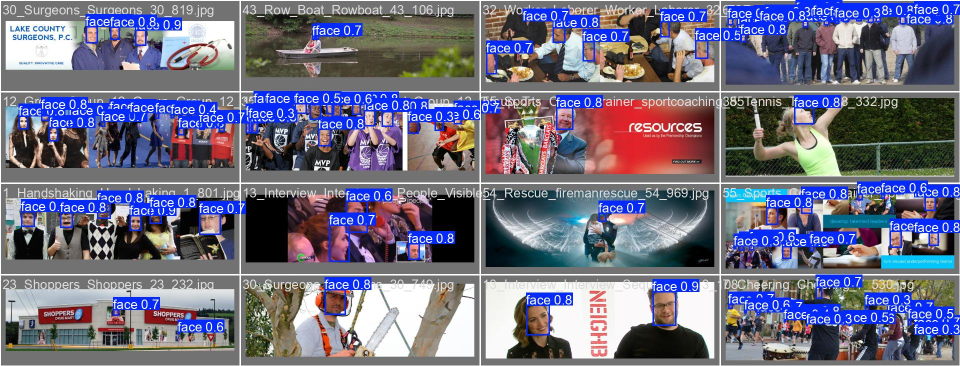
#> input picture experiments/detection/validate/val-wider300e+300e-unisets_on_alldatasets (BASE + FINETUNED)/val_batch0_pred.jpg, 1920 x 732 px (shown at 1/2 size)
$ python -i yunet_detector.py   (imports and definitions only)
#> lines starting #> are read from the running program, lines starting #| are printed output that depends on the picture
"""
YuNet Face Detector
Simple, effective face detection using OpenCV's YuNet model
Based on the Face-AntiSpoofing prototype implementation
"""

import cv2
import numpy as np
import os
import logging
from typing import List, Dict, Tuple, Optional

logger = logging.getLogger(__name__)

class YuNet:
    def __init__(self,
                 model_path: str = None,
                 input_size: tuple = (320, 320),
                 conf_threshold: float = 0.6,
        nms_threshold: float = 0.3,
        top_k: int = 5000,
                 bbox_expansion: float = 0.3):
        """
        Initialize YuNet face detector

        Args:
            model_path: Path to the ONNX model file
            input_size: Input size (width, height) for the model
            conf_threshold: Confidence threshold for face detection
            nms_threshold: Non-maximum suppression threshold
            top_k: Maximum number of faces to detect
            bbox_expansion: Expansion factor for bounding boxes
        """
        self.model_path = model_path
        self.input_size = input_size
        self.conf_threshold = conf_threshold
        self.nms_threshold = nms_threshold
        self.top_k = top_k
        self.bbox_expansion = bbox_expansion
        self.detector = None

        if model_path and os.path.isfile(model_path):
            self._init_detector()

    # [15 lines left out: function _init_detector, not called in this run]

    def detect_faces(self, image: np.ndarray) -> List[dict]:
        """
        Detect faces in image
        CRITICAL: Processes RGB image (Face-AntiSpoofing compatibility)

        Args:
            image: Input image (RGB format - already converted from BGR)

        Returns:
            List of face detection dictionaries with bbox, confidence, and landmarks
        """
        if not self.detector:
            return []

        orig_height, orig_width = image.shape[:2]

        image_bgr = cv2.cvtColor(image, cv2.COLOR_RGB2BGR)

        resized_img = cv2.resize(image_bgr, self.input_size)

        _, faces = self.detector.detect(resized_img)

        if faces is None or len(faces) == 0:
            return []

        # Convert detections to our format
        detections = []
        for face in faces:
            if face[4] >= self.conf_threshold:  # confidence check
                # YuNet returns [x, y, w, h, confidence, 10_landmarks]
                x, y, w, h, conf = face[:5]

                # Scale coordinates from resized image back to original image
                scale_x = orig_width / self.input_size[0]
                scale_y = orig_height / self.input_size[1]

                x1_orig = int(x * scale_x)
                y1_orig = int(y * scale_y)
                x2_orig = int((x + w) * scale_x)
                y2_orig = int((y + h) * scale_y)

                x1_orig = max(0, x1_orig)
                y1_orig = max(0, y1_orig)
                x2_orig = min(orig_width, x2_orig)
                y2_orig = min(orig_height, y2_orig)

                face_width_orig = x2_orig - x1_orig
                face_height_orig = y2_orig - y1_orig

                if face_width_orig < 50 or face_height_orig < 50:
                    continue

                bbox_expansion = self.bbox_expansion

                x1_expanded = int((x - w * bbox_expansion) * scale_x)
                y1_expanded = int((y - h * bbox_expansion) * scale_y)
                x2_expanded = int((x + w + w * bbox_expansion) * scale_x)
                y2_expanded = int((y + h + h * bbox_expansion) * scale_y)

                x1_expanded = max(0, x1_expanded)
                y1_expanded = max(0, y1_expanded)
                x2_expanded = min(orig_width, x2_expanded)
                y2_expanded = min(orig_height, y2_expanded)

                landmarks = []
                if len(face) > 5:
                    landmarks = face[5:15]
                    scaled_landmarks = []
                    for i in range(0, len(landmarks), 2):
                        lx = float(landmarks[i] * scale_x)
                        ly = float(landmarks[i+1] * scale_y)
                        scaled_landmarks.extend([lx, ly])
                    landmarks = scaled_landmarks

                normalized_conf = float(conf)
                if normalized_conf > 1.0:
                    normalized_conf = min(1.0, normalized_conf / 3.0)

                detection = {
                    'bbox': {
                        'x': x1_expanded,
                        'y': y1_expanded,
                        'width': x2_expanded - x1_expanded,
                        'height': y2_expanded - y1_expanded
                    },
                    'bbox_original': {
                        'x': x1_orig,
                        'y': y1_orig,
                        'width': face_width_orig,
                        'height': face_height_orig
                    },
                    'confidence': normalized_conf,
                    'landmarks': landmarks
                }
                detections.append(detection)

        return detections

    # [23 lines left out: functions set_input_size, set_score_threshold, set_nms_threshold, set_top_k, not called in this run]

    def set_confidence_threshold(self, threshold):
        """Update confidence threshold (alias for set_score_threshold)"""
        self.set_score_threshold(threshold)

    # [13 lines left out: function get_model_info, not called in this run]

    def detect_and_correct_rotation(self, img: np.ndarray) -> Tuple[np.ndarray, float]:
        """Detect if image is rotated and return corrected image with rotation info - optimized"""
        # First try without rotation
        faces = self.detect_faces(img)
        if len(faces) > 0:
            return img, 0  # No rotation needed

        # If no faces detected, try common rotations in order of likelihood
        # Most common rotations first: 90, 270 (portrait), then 180 (upside down)
        best_angle = 0
        best_face_count = 0
        best_img = img.copy()

        # Test rotations in order of likelihood: 90, 270, 180
        for angle in [90, 270, 180]:
            # Rotate image
            h, w = img.shape[:2]
            center = (w // 2, h // 2)
            rotation_matrix = cv2.getRotationMatrix2D(center, angle, 1.0)
            test_img = cv2.warpAffine(img, rotation_matrix, (w, h))

            # Quick face detection test
            test_faces = self.detect_faces(test_img)
            face_count = len(test_faces)

            if face_count > best_face_count:
                best_face_count = face_count
                best_angle = angle
                best_img = test_img

                # Early exit if we find faces - no need to test remaining rotations
                if face_count > 0:
                    break

        return best_img, best_angle

    # [105 lines left out: functions multi_scale_detection, _apply_improved_nms, detect_faces_with_corrections, not called in this run]

>>> import cv2
>>> picture = cv2.cvtColor(cv2.imread('../../experiments/detection/validate/val-wider300e+300e-unisets_on_alldatasets (BASE + FINETUNED)/val_batch0_pred.jpg'), cv2.COLOR_BGR2RGB)
>>> result = YuNet().detect_and_correct_rotation(picture)
#> in detect_and_correct_rotation, `faces = self.detect_faces(img)`: faces = []
#> the loop in detect_and_correct_rotation, `for angle in [90, 270, 180]:` made 3 passes
#> pass 1, in detect_and_correct_rotation, `test_img = cv2.warpAffine(img, rotation_matrix, (w, h))`:
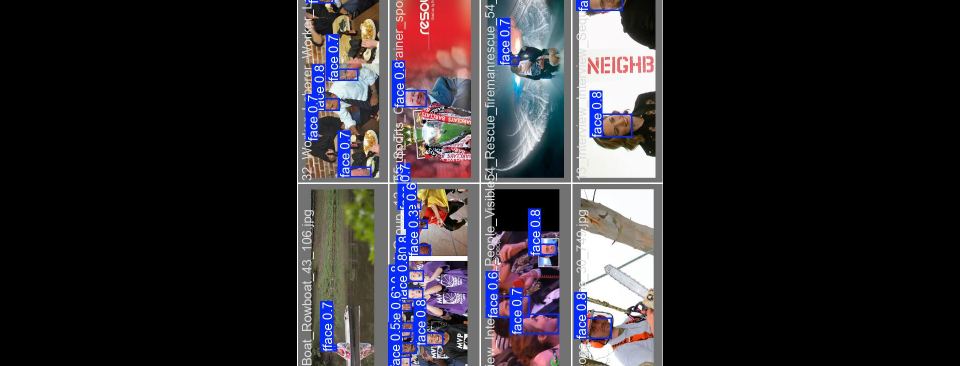
#> test_img: shape (732, 1920, 3) (shown at 1/2 size); mean R, G, B 48.4, 45.2, 50.3
#> pass 2, in detect_and_correct_rotation, `test_img = cv2.warpAffine(img, rotation_matrix, (w, h))`:
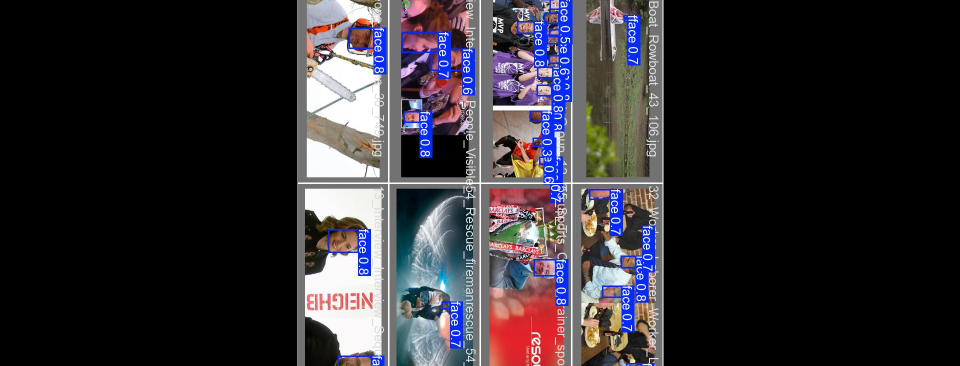
#> test_img: shape (732, 1920, 3) (shown at 1/2 size); mean R, G, B 48.4, 45.2, 50.3
#> pass 3, in detect_and_correct_rotation, `test_img = cv2.warpAffine(img, rotation_matrix, (w, h))`:
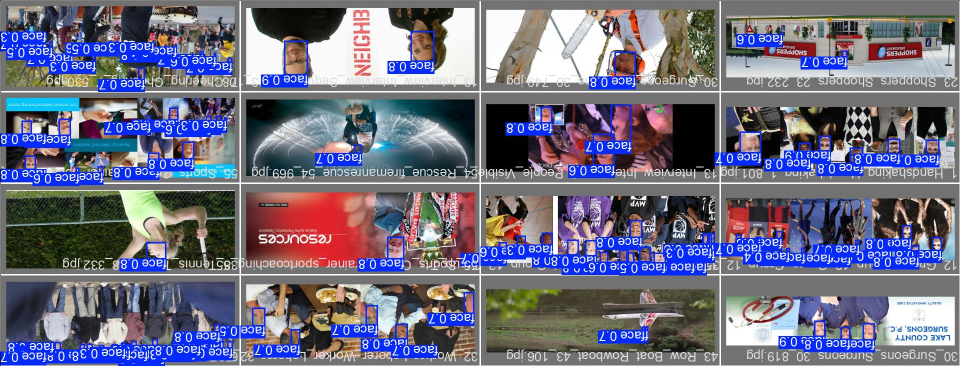
#> test_img: shape (732, 1920, 3) (shown at 1/2 size); mean R, G, B 112.5, 111.2, 130.2
#> after the loop in detect_and_correct_rotation, `for angle in [90, 270, 180]:`: best_angle = 0

$ run again, on experiments/detection/validate/val-wider300e+300e-unisets_on_alldatasets (BASE + FINETUNED)/val_batch1_pred.jpg
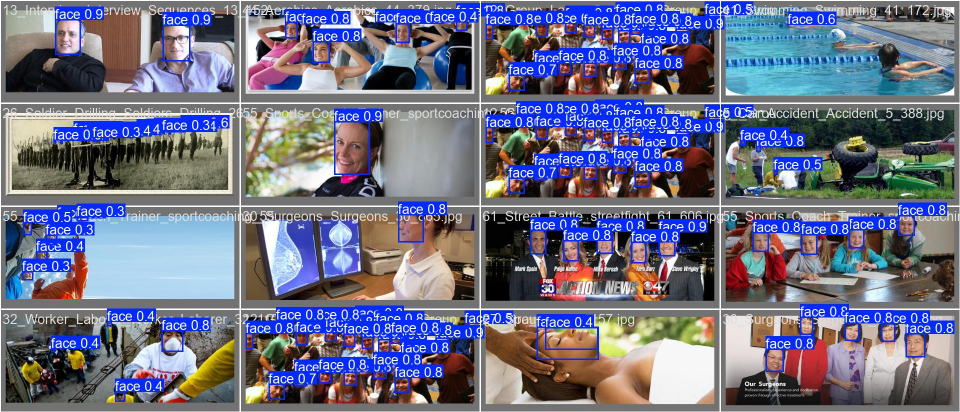
#> input picture experiments/detection/validate/val-wider300e+300e-unisets_on_alldatasets (BASE + FINETUNED)/val_batch1_pred.jpg, 1920 x 824 px (shown at 1/2 size)
#> faces = []
#> the loop in detect_and_correct_rotation, `for angle in [90, 270, 180]:` made 3 passes
#> pass 1, in detect_and_correct_rotation, `test_img = cv2.warpAffine(img, rotation_matrix, (w, h))`:
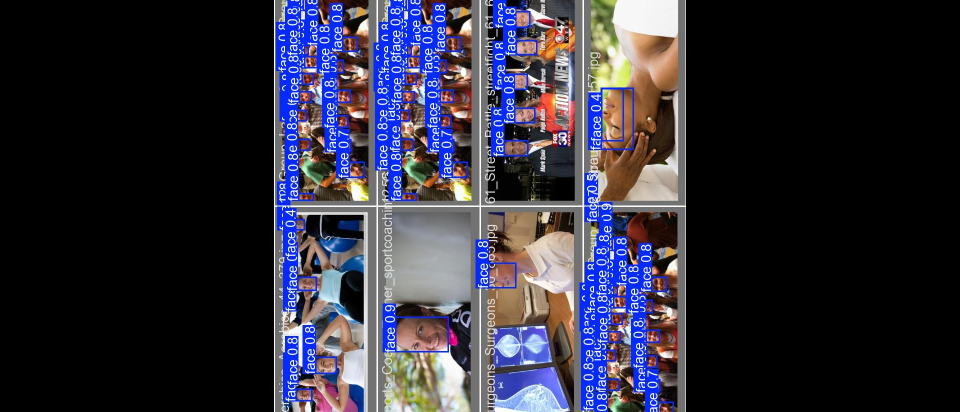
#> test_img: shape (824, 1920, 3) (shown at 1/2 size); mean R, G, B 47.4, 45.7, 58.9
#> pass 3, in detect_and_correct_rotation, `test_img = cv2.warpAffine(img, rotation_matrix, (w, h))`:
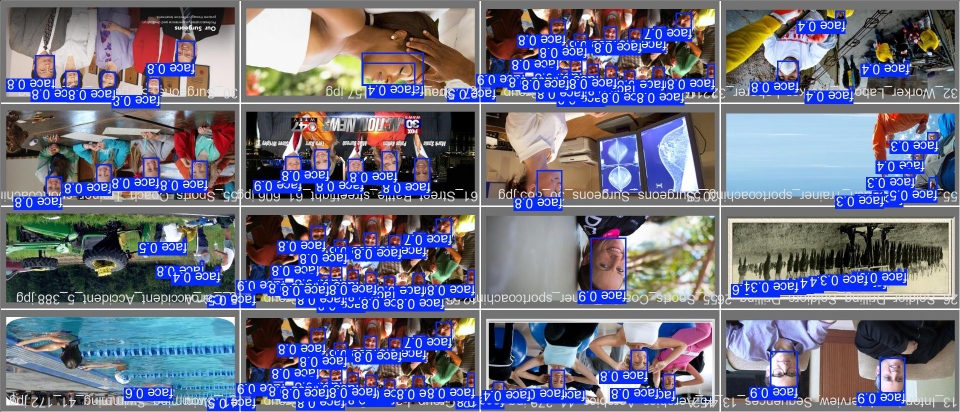
#> test_img: shape (824, 1920, 3) (shown at 1/2 size); mean R, G, B 111.5, 113.1, 135
#> after the loop in detect_and_correct_rotation, `for angle in [90, 270, 180]:`: best_angle = 0

$ run again, on experiments/detection/validate/val-wider300e+300e-unisets_on_alldatasets (BASE + FINETUNED)/val_batch2_pred.jpg
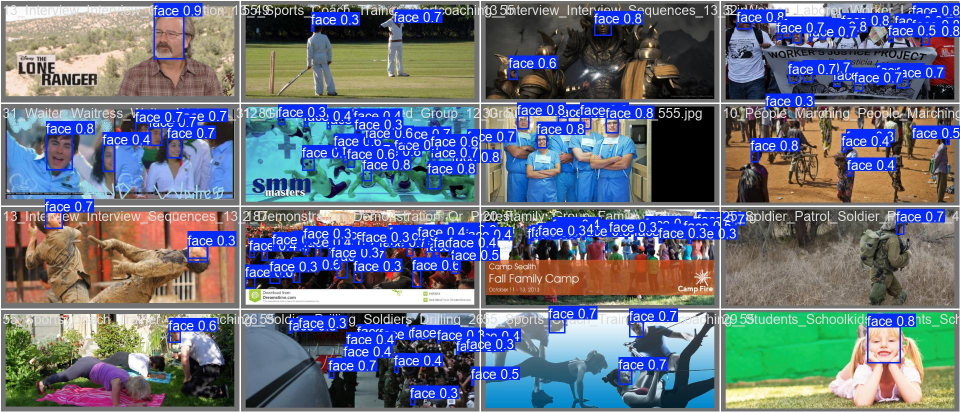
#> input picture experiments/detection/validate/val-wider300e+300e-unisets_on_alldatasets (BASE + FINETUNED)/val_batch2_pred.jpg, 1920 x 824 px (shown at 1/2 size)
#> faces = []
#> the loop in detect_and_correct_rotation, `for angle in [90, 270, 180]:` made 3 passes
#> pass 1, in detect_and_correct_rotation, `test_img = cv2.warpAffine(img, rotation_matrix, (w, h))`:
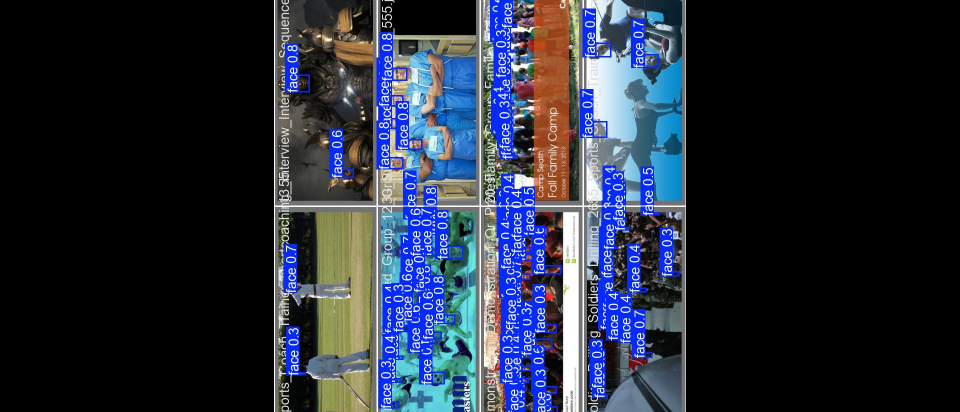
#> test_img: shape (824, 1920, 3) (shown at 1/2 size); mean R, G, B 38.5, 44.6, 58.8
#> pass 3, in detect_and_correct_rotation, `test_img = cv2.warpAffine(img, rotation_matrix, (w, h))`:
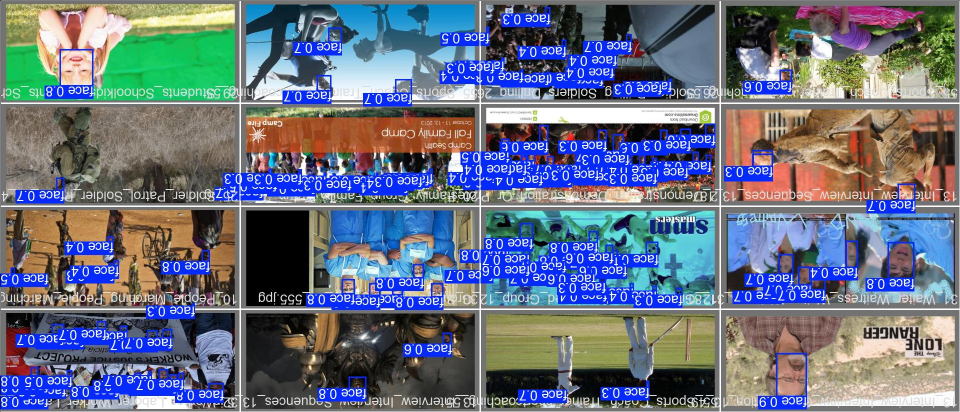
#> test_img: shape (824, 1920, 3) (shown at 1/2 size); mean R, G, B 105, 113.2, 129.7
#> after the loop in detect_and_correct_rotation, `for angle in [90, 270, 180]:`: best_angle = 0
